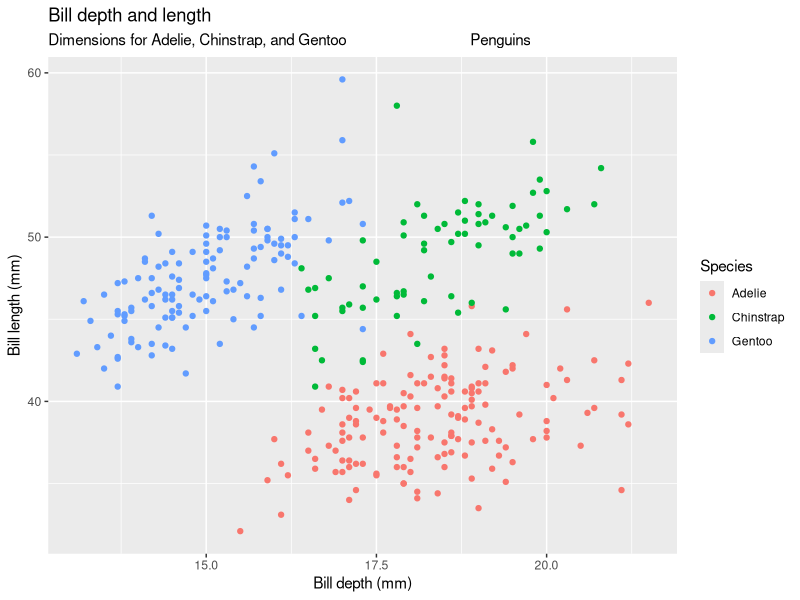

Write R code to recreate this figure.
## ---- chunk 1
library(palmerpenguins)
library(tidyverse)
ggplot(penguins,
      aes(x = bill_depth_mm,
          y = bill_length_mm,
          colour = species)) +
  geom_point() +
  labs(title = "Bill depth and length",
       subtitle = "Dimensions for Adelie, Chinstrap, and Gentoo                               Penguins",
       x = "Bill depth (mm)", 
       y = "Bill length (mm)",
       colour = "Species")
